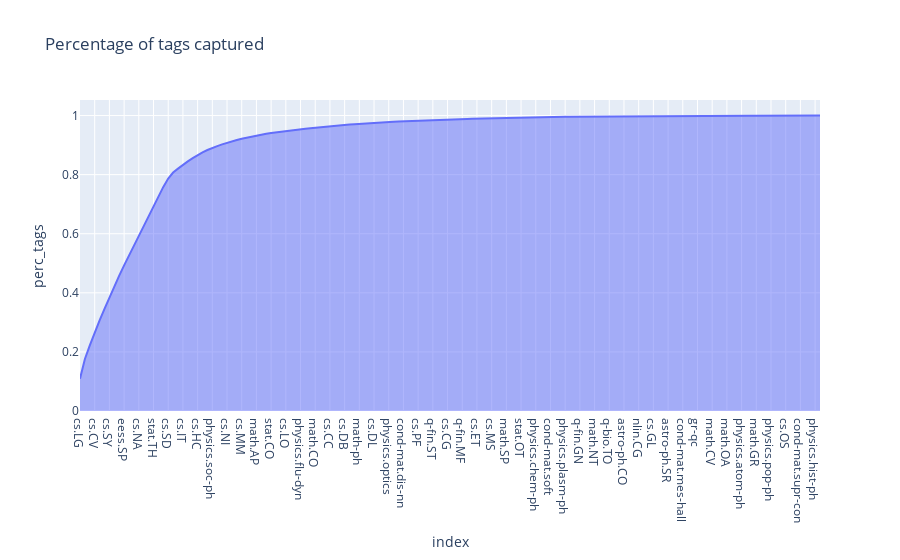

The notebook cell this image was saved under:
### Code cell
fig = px.area(df_sum, y="perc_tags", title="Percentage of tags captured")
fig.show()
_ = fig.update_xaxes(tickangle=45)

### Figure 1 — Plotly figure (JSON) as saved in the notebook; plotly's stock layout.template omitted (floating-point values rounded to 4 significant figures; data arrays with more than 128 entries replaced by an {"elided": "..."} marker saying what was removed)
{"data": [{"fillpattern": {"shape": ""}, "hovertemplate": "index=%{x}<br>perc_tags=%{y}<extra></extra>", "legendgroup": "", "line": {"color": "#636efa"}, "marker": {"symbol": "circle"}, "mode": "lines", "name": "", "orientation": "v", "showlegend": false, "stackgroup": "1", "type": "scatter", "x": {"elided": "152 str values"}, "xaxis": "x", "y": {"elided": "152 float values"}, "yaxis": "y"}], "layout": {"legend": {"tracegroupgap": 0}, "title": {"text": "Percentage of tags captured"}, "xaxis": {"anchor": "y", "domain": [0, 1], "title": {"text": "index"}}, "yaxis": {"anchor": "x", "domain": [0, 1], "title": {"text": "perc_tags"}}}}
